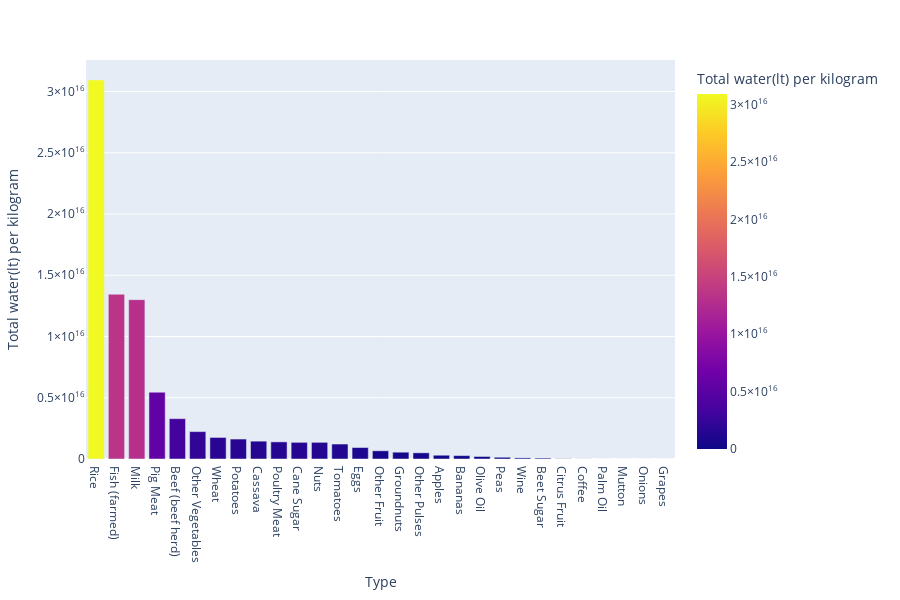

The code cell stored with this chart in its notebook:
### Markdown cell above
# Calcolo acqua usata per i cibi/mangimi prodotti a livello mondiale

### Code cell
Food_types_water_liters_per_kilogram = [Food_Production_df[Food_Production_df["Food product"] == food_type]["Freshwater withdrawals per kilogram (liters per kilogram)"].to_list() for food_type in Food_types]
Food_types_water_liters_per_kilogram_dict = dict()

Feed_types_water_liters_per_kilogram = [Food_Production_df[Food_Production_df["Food product"] == food_type]["Freshwater withdrawals per kilogram (liters per kilogram)"].to_list() for food_type in Feed_types]
Feed_types_water_liters_per_kilogram_dict = dict()

for i in range(len(Food_types)):
     Food_types_water_liters_per_kilogram_dict[Food_types[i]] = 0

     if len(Food_types_water_liters_per_kilogram[i]) != 0:
          Food_types_water_liters_per_kilogram_dict[Food_types[i]] = Food_types_water_liters_per_kilogram[i][0]

for index, record in Food_items.iterrows():
     Food_type = record["Type"]
     if Food_type in Food_types_water_liters_per_kilogram_dict.keys():
          Food_items.at[index, "Total water(lt) per kilogram"] =  Food_items.at[index, "Tonnes"] * 1000 * Food_types_water_liters_per_kilogram_dict[Food_type]

for i in range(len(Feed_types)):
     Feed_types_water_liters_per_kilogram_dict[Feed_types[i]] = 0

     if len(Feed_types_water_liters_per_kilogram[i]) != 0:
          Feed_types_water_liters_per_kilogram_dict[Feed_types[i]] = Feed_types_water_liters_per_kilogram[i][0]

for index, record in Feed_items.iterrows():
     Feed_type = record["Type"]
     if Feed_type in Feed_types_water_liters_per_kilogram_dict.keys():
          Feed_items.at[index, "Total water(lt) per kilogram"] =  Feed_items.at[index, "Tonnes"] * 1000 * Feed_types_water_liters_per_kilogram_dict[Food_type]

Food_feed_df = pd.concat([Food_items, Feed_items], ignore_index=True)
temp_df = Food_feed_df.groupby("Type").sum(numeric_only=True).sort_values(by="Total water(lt) per kilogram", ascending=False)

fig = px.bar(
     temp_df,
     x=temp_df.index,
     y="Total water(lt) per kilogram",
     color="Total water(lt) per kilogram",
     height=600
)

fig.show()

### Figure 1 — Plotly figure (JSON) as saved in the notebook; plotly's stock layout.template omitted (floating-point values rounded to 4 significant figures)
{"data": [{"alignmentgroup": "True", "hovertemplate": "Type=%{x}<br>Total water(lt) per kilogram=%{marker.color}<extra></extra>", "legendgroup": "", "marker": {"color": [30946492557700000, 13450824637600000, 13008225825900000, 5454024180000000, 3292240209600000, 2236730508500000, 1759289430600000, 1628774810700000, 1457383824000000, 1397933702700000, 1360284225300000, 1360243425200000, 1221731971100000, 937195820000000, 670588135100000, 555918528900000, 504941840200000, 307623382400000, 276956303100000, 206228116700000, 144066467100000, 89944579800000, 73915877300000, 18744782000000, 7065494100000, 1996697600000, 122159700000, 32245200000, 0], "coloraxis": "coloraxis", "pattern": {"shape": ""}}, "name": "", "offsetgroup": "", "orientation": "v", "showlegend": false, "textposition": "auto", "type": "bar", "x": ["Rice", "Fish (farmed)", "Milk", "Pig Meat", "Beef (beef herd)", "Other Vegetables", "Wheat", "Potatoes", "Cassava", "Poultry Meat", "Cane Sugar", "Nuts", "Tomatoes", "Eggs", "Other Fruit", "Groundnuts", "Other Pulses", "Apples", "Bananas", "Olive Oil", "Peas", "Wine", "Beet Sugar", "Citrus Fruit", "Coffee", "Palm Oil", "Mutton", "Onions", "Grapes"], "xaxis": "x", "y": [30946492557700000, 13450824637600000, 13008225825900000, 5454024180000000, 3292240209600000, 2236730508500000, 1759289430600000, 1628774810700000, 1457383824000000, 1397933702700000, 1360284225300000, 1360243425200000, 1221731971100000, 937195820000000, 670588135100000, 555918528900000, 504941840200000, 307623382400000, 276956303100000, 206228116700000, 144066467100000, 89944579800000, 73915877300000, 18744782000000, 7065494100000, 1996697600000, 122159700000, 32245200000, 0], "yaxis": "y"}], "layout": {"barmode": "relative", "coloraxis": {"colorbar": {"title": {"text": "Total water(lt) per kilogram"}}, "colorscale": [[0, "#0d0887"], [0.1111, "#46039f"], [0.2222, "#7201a8"], [0.3333, "#9c179e"], [0.4444, "#bd3786"], [0.5556, "#d8576b"], [0.6667, "#ed7953"], [0.7778, "#fb9f3a"], [0.8889, "#fdca26"], [1, "#f0f921"]]}, "height": 600, "legend": {"tracegroupgap": 0}, "margin": {"t": 60}, "xaxis": {"anchor": "y", "domain": [0, 1], "title": {"text": "Type"}}, "yaxis": {"anchor": "x", "domain": [0, 1], "title": {"text": "Total water(lt) per kilogram"}}}}
